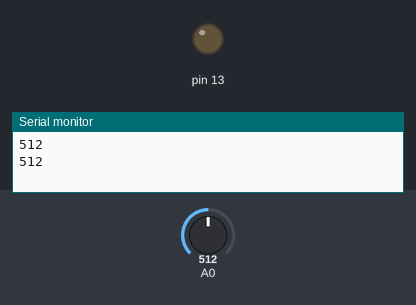
Bench run of a sketch on a simulated Arduino Uno, built with avr-gcc and run on an emulated ATmega328P. On the bench: output pins drawn as LEDs (lit = HIGH), the last lines printed to the serial monitor. The test bench sets the inputs (shaded band); at power-on: A0 = 512.

Above: at 1.2 s.
1.3 s: A0 set to 33
3.2 s: A0 set to 27
At 4.4 s:
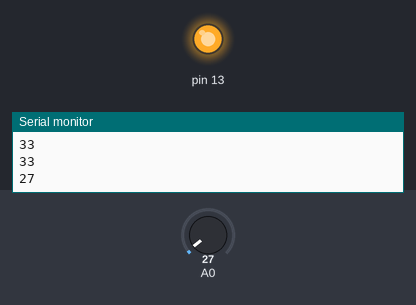
5.5 s: A0 set to 122
At 7.1 s:
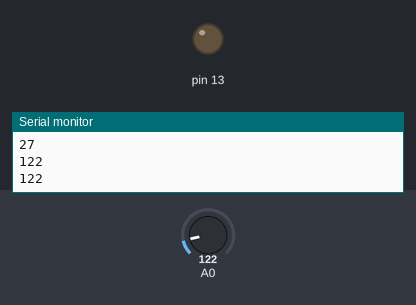
7.5 s: A0 set to 20
At 8.7 s:
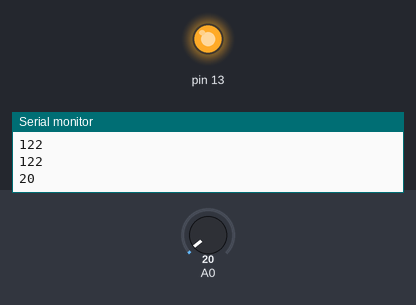
Timing chart, 0 to 10.5 s (numbered marks = the images above; inputs shaded):
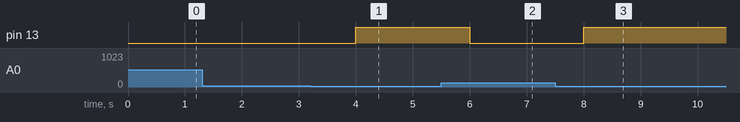

The sketch:

20190909_jodosensor.ino
```cpp
int val = 0;

void setup() {
  pinMode(13, OUTPUT);
  Serial.begin(9600);

}

void loop() {
  if(analogRead(A0) < 30)
  {
    digitalWrite(13, HIGH);
  }
  else
  {
    digitalWrite(13, LOW);
  }
  val = analogRead(A0);
  Serial.println(val);
  delay(1000);
}
```

Measured:
- the behaviour switches between 30 and 29 on A0 (found by bisection; images 0 and 1)
- after the input at 3.2 s, pin 13: LOW → HIGH after 0.80 s
- after the input at 5.5 s, pin 13: HIGH → LOW after 0.50 s
- after the input at 7.5 s, pin 13: LOW → HIGH after 0.50 s
